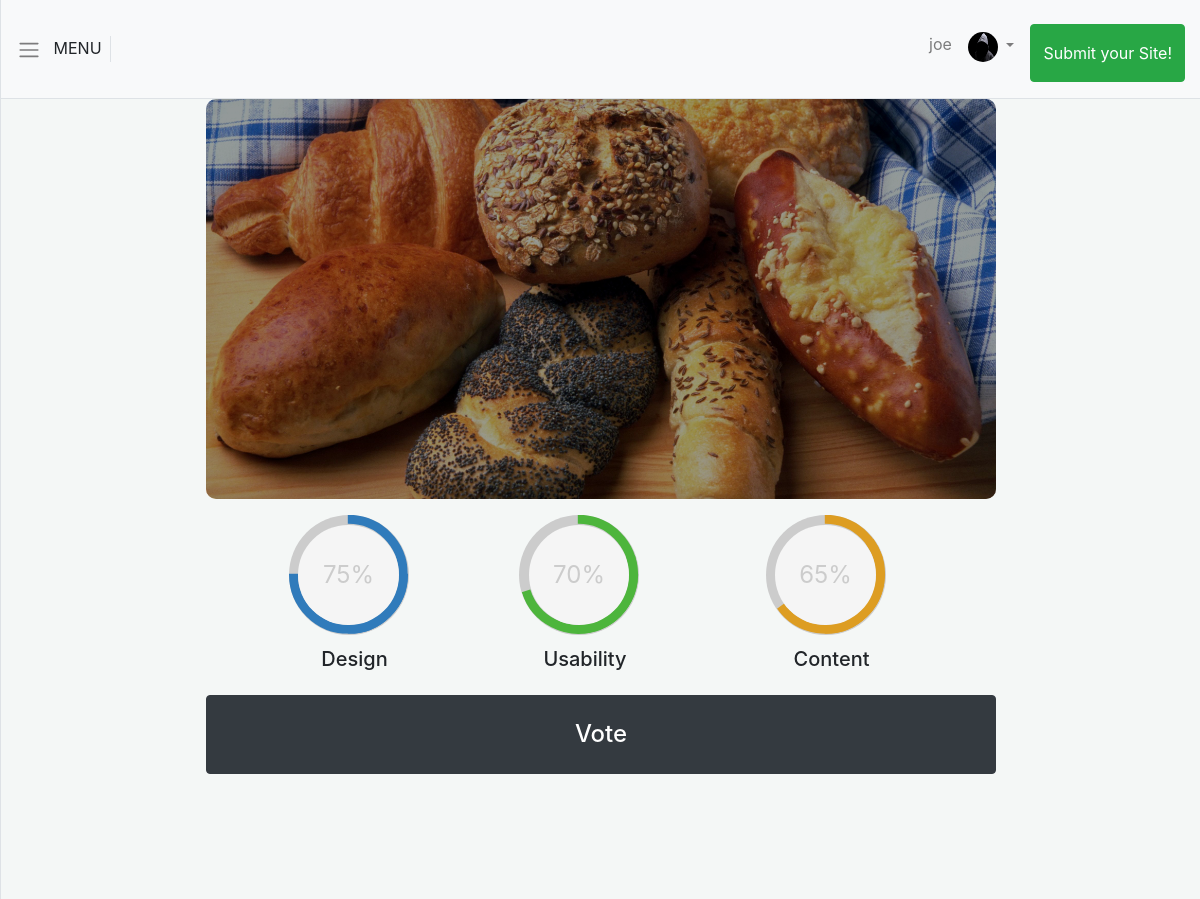
The page /site/2 (signed in) on the database its author committed.
### accounts/models.py (models this page shows, shortened)
class CustomUser(AbstractUser):
    avatar = models.ImageField(upload_to='avatars', default='default_avatar.jpg')
    bio = models.CharField(max_length=500, null=True, blank=True)
    telephone = models.CharField(max_length=13, blank=True, null=True)

### sites/models.py (models this page shows, shortened)
class Site(models.Model):
    cover = models.ImageField(upload_to='sites_images')
    title = models.CharField(max_length=100)
    description = models.TextField()
    tags = models.ManyToManyField(Tag)
    author = models.ForeignKey(get_user_model(), on_delete=models.CASCADE, related_name='sites')
    created_at = models.DateTimeField(auto_now_add=True, blank=True, null=True)

### sites/views.py (the view)
# urls.py: path('site/<int:pk>', SiteDetailView.as_view(), name='site')
class SiteDetailView(DetailView):
    model = Site
    template_name= 'site.html'
    def get_context_data(self, **kwargs):
        context = super().get_context_data(**kwargs)
        site = Site.objects.get(id=self.object.id)
        count = len(site.rating.all())
        if count > 0:
            content = (site.rating.all().aggregate(Sum('content')).get('content__sum'))/count * 10
            design = (site.rating.all().aggregate(Sum('design')).get('design__sum'))/count *10
            usability = (site.rating.all().aggregate(Sum('usability')).get('usability__sum'))/count *10
            context["content"] = int(content)
            context["design"] = int(design)
            context["usability"] = int(usability)
        else:
            context["content"] = 0
            context["design"] = 0
            context["usability"] = 0
        return context

### templates/site.html (shortened to what this page needs)
{% extends 'base.html'%}
{% block content %}
<div class="site_page">
    <div class="row">
        <div class="col-md-8 mx-auto">
            <div class="site_jumbo" style="background-image: url({{object.cover.url}});">
                <div class="h-100 w-100 jumbo_opacity">
                </div>
            </div>
            <div id="ratings" class="my-3">
                <div id="design">
                    <div class="c100 p{{design}}">
                        <span>{{design}}%</span>
                    </div>
                    <h5 class="text-center">Design</h5>
                </div>
                <div id="usability" class="mx-3">
                    <div class="c100 p{{usability}} green">
                        <span>{{usability}}%</span>
                    </div>
                    <h5 class="text-center">Usability</h5>
                </div>
                <div id="content" class="mx-3">
                    <div class="c100 p{{content}} orange">
                        <span>{{content}}%</span>
                    </div>
                    <h5 class="text-center">Content</h5>
                </div>
            </div>
            <div class="btn btn-dark w-100 py-4">
                <a href="" class="text-white h4">Vote</a>
            </div>
        </div>
    </div>
</div>
{% endblock content %}

### templates/navbar.html (shortened to what this page needs)
<nav class="navbar navbar-expand-lg navbar-light bg-light border-bottom p-3 my_navbar">
    <div style="cursor: pointer; height: 100%;" id='menu-toggle' class="border-right">
        <span class="navbar-toggler-icon"></span>
        <span class="px-2">MENU</span>
    </div>
    <div class="collapse navbar-collapse" id="navbarSupportedContent">
        <ul class="navbar-nav ml-auto mt-2">
            {% if user.is_authenticated%}
            <li class="nav-item">
                <a class="nav-link" href="{%url 'profile' user.id%}">{{user.username}}</a>
            </li>
            <li class="nav-item dropdown">
                <a class="nav-link dropdown-toggle" href="#" id="navbarDropdown" role="button" data-toggle="dropdown"
                    aria-haspopup="true" aria-expanded="false">
                    <img src="{{user.avatar.url}}" alt="user.username" class="navbar_avatar">
                </a>
            </li>
            <li>
                <a class="btn btn-success btn-large h-100 py-3 ml-2" href="{% url 'add_site' %}">Submit your Site!</a>
            </li>
            {% else %}
            <li class="nav-item">
                <a class="nav-link" href="{% url 'login' %}">REGISTER/LOGIN</a>
            </li>
            {% endif %}
        </ul>
    </div>
</nav>

### static/css/simple-sidebar.css (style rules this page uses)
body { overflow-x: hidden; }

### static/css/circle.css (style rules this page uses)
.c100 { position: relative; font-size: 120px; width: 1em; height: 1em; border-radius: 50%; float: left; margin: 0 0.1em 0.1em 0; background-color: #cccccc; }
.c100 *, .c100 *:before, .c100 *:after { -webkit-box-sizing: content-box; -moz-box-sizing: content-box; box-sizing: content-box; }
.c100 > span { position: absolute; width: 100%; z-index: 1; left: 0; top: 0; width: 5em; line-height: 5em; font-size: 0.2em; color: #cccccc; display: block; text-align: center; white-space: nowrap; -webkit-transition-property: all; -moz-transition-property: all; -o-transition-property: all; transition-property: all; -webkit-transition-duration: 0.2s; -moz-transition-duration: 0.2s; -o-transition-duration: 0.2s; transition-duration: 0.2s; -webkit-transition-timing-function: ease-out; -moz-transition-timing-function: ease-out; -o-transition-timing-function: ease-out; transition-timing-function: ease-out; }
.c100:after { position: absolute; top: 0.08em; left: 0.08em; display: block; content: " "; border-radius: 50%; background-color: #f5f5f5; width: 0.84em; height: 0.84em; -webkit-transition-property: all; -moz-transition-property: all; -o-transition-property: all; transition-property: all; -webkit-transition-duration: 0.2s; -moz-transition-duration: 0.2s; -o-transition-duration: 0.2s; transition-duration: 0.2s; -webkit-transition-timing-function: ease-in; -moz-transition-timing-function: ease-in; -o-transition-timing-function: ease-in; transition-timing-function: ease-in; }

### static/css/main.css (style rules this page uses)
.navbar_avatar { width:30px; height:30px; border-radius: 50%; }
.site_jumbo { height:50vh; border-radius:10px ; background-repeat: no-repeat; background-size: cover; background-position: center; }
.jumbo_opacity { background-color:black ; opacity: .4; border-radius:10px ; position: relative; }
.site_page { background-color:#F4F7F6; height: 100vh; }
#ratings { width:100%; display:flex; flex-direction: row; justify-content: space-evenly; }

### rows shown on the page
CustomUser: username "joe", avatar (placeholder picture)
Site: cover (picture)

### other values the page prints
{{ design }} "75"
{{ usability }} "70"
{{ content }} "65"
